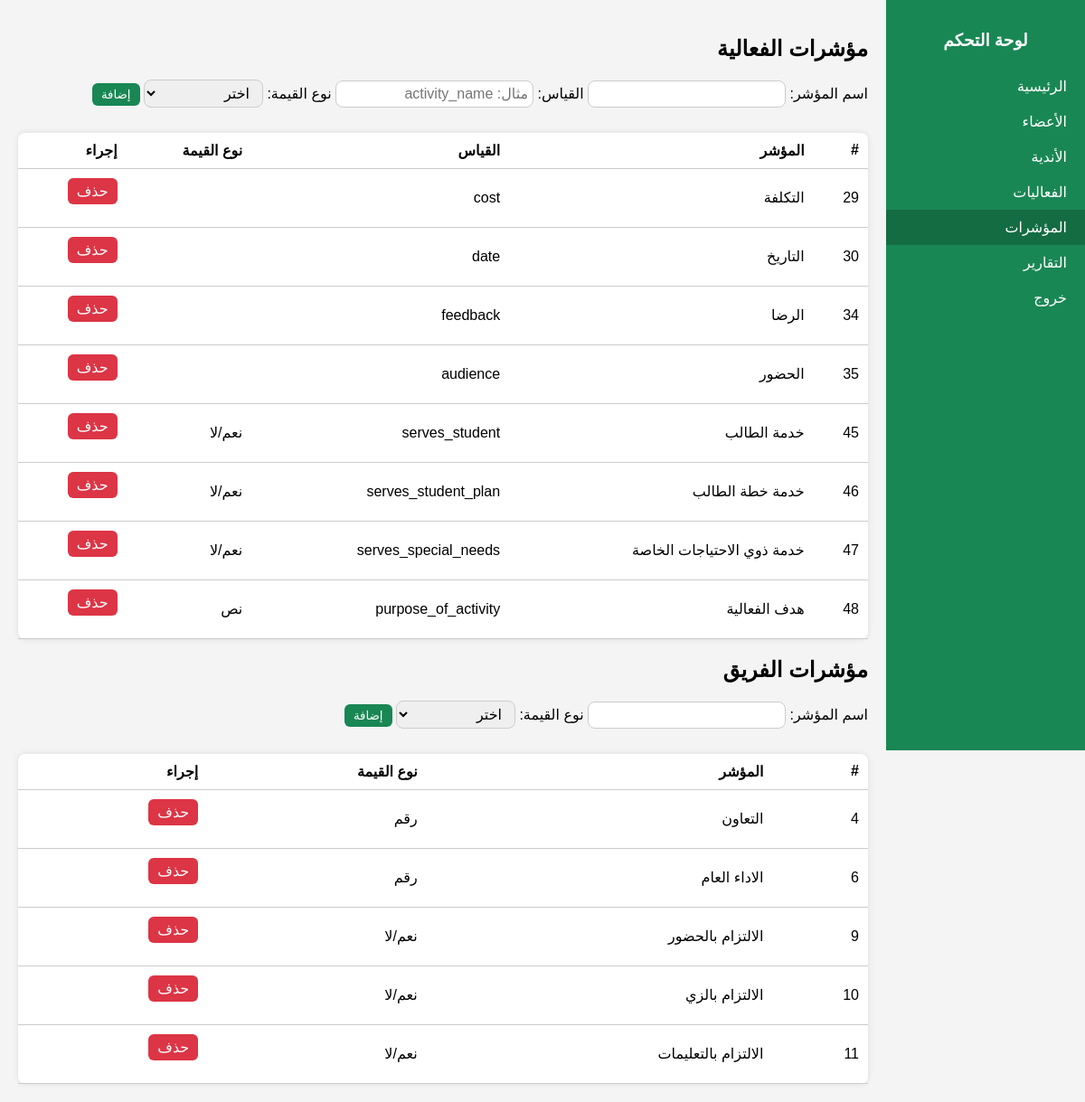
Screenshot of /admin/kpis.php with the database file from the repository.
### tables this page shows
CREATE TABLE `activity_kpi` (
  `kpi_id` int(11) NOT NULL,
  `kpi_name` varchar(100) DEFAULT NULL,
  `measurement` varchar(50) DEFAULT NULL,
  `activity_id` int(11) DEFAULT NULL,
  `note` varchar(255) DEFAULT NULL
);

CREATE TABLE `activity_team_kpi` (
  `team_kpi_id` int(11) NOT NULL,
  `kpi_name` varchar(100) DEFAULT NULL,
  `note` varchar(20) NOT NULL DEFAULT 'number'
);

### admin/kpis.php (the view, shortened to what this page needs)
<?php
require_once '../database/db.php';
$activityKpis = $pdo->query("SELECT kpi_id, kpi_name, measurement, note FROM activity_kpi WHERE activity_id IS NULL ORDER BY kpi_id")->fetchAll(PDO::FETCH_ASSOC);
$teamKpis = $pdo->query("SELECT team_kpi_id, kpi_name, note FROM activity_team_kpi ORDER BY team_kpi_id")->fetchAll(PDO::FETCH_ASSOC);
$noteLabels = [
  'number' => 'رقم',
  'percent' => 'نسبة مئوية %',
  'text' => 'نص',
  'boolean' => 'نعم/لا',
];
?>
<!DOCTYPE html>
<html lang="ar" dir="rtl">
<head>
  <link rel="stylesheet" href="../css/style.css">
</head>
<body>
  <div class="sidebar">
    <h3 class="sidebar-title">لوحة التحكم</h3>
    <a href="dashboard.php">الرئيسية</a>
    <a href="members.php">الأعضاء</a>
    <a href="clubs.php">الأندية</a>
    <a href="activities.php">الفعاليات</a>
    <a class="active" href="kpis.php">المؤشرات</a>
    <a href="reports.php">التقارير</a>
    <a href="logout.php" onclick="return confirm('هل أنت متأكد؟');">خروج</a>
  </div>
  <div class="main-content">
    <h2>مؤشرات الفعالية</h2>
    <form method="POST">
      <label>اسم المؤشر: <input type="text" name="name" required></label>
      <label>القياس:
        <input type="text" name="measurement" required placeholder="مثال: activity_name">
      </label>
      <label>نوع القيمة:
        <select name="note" required>
          <option value="">اختر</option>
        </select>
      </label>
      <button type="submit" class="btn">إضافة</button>
    </form>
    <table>
      <thead>
        <tr>
          <th>#</th>
          <th>المؤشر</th>
          <th>القياس</th>
          <th>نوع القيمة</th>
          <th>إجراء</th>
        </tr>
      </thead>
      <tbody>
        <?php if ($activityKpis):
          foreach ($activityKpis as $row): ?>
            <tr>
              <td><?= $row['kpi_id'] ?></td>
              <td><?= htmlspecialchars($row['kpi_name']) ?></td>
              <td><?= htmlspecialchars($row['measurement']) ?></td>
              <td><?= $noteLabels[$row['note']] ?? $row['note'] ?></td>
              <td>
                <a href="?delete_kpi=<?= $row['kpi_id'] ?>" class="btn danger"
                  onclick="return confirm('تأكيد حذف؟')">حذف</a>
              </td>
            </tr>
          <?php endforeach; else: ?>
          <tr>
            <td colspan="5">لا توجد مؤشرات.</td>
          </tr>
        <?php endif; ?>
      </tbody>
    </table>
    <h2>مؤشرات الفريق</h2>
    <form method="POST">
      <label>اسم المؤشر: <input type="text" name="name" required></label>
      <label>نوع القيمة:
        <select name="note" required>
          <option value="">اختر</option>
        </select>
      </label>
      <button type="submit" class="btn">إضافة</button>
    </form>
    <table>
      <thead>
        <tr>
          <th>#</th>
          <th>المؤشر</th>
          <th>نوع القيمة</th>
          <th>إجراء</th>
        </tr>
      </thead>
      <tbody>
        <?php if ($teamKpis):
          foreach ($teamKpis as $row): ?>
            <tr>
              <td><?= $row['team_kpi_id'] ?></td>
              <td><?= htmlspecialchars($row['kpi_name']) ?></td>
              <td><?= $noteLabels[$row['note']] ?? $row['note'] ?></td>
              <td>
                <a href="?tk_delete=<?= $row['team_kpi_id'] ?>" class="btn danger" onclick="return confirm('تأكيد حذف؟')">حذف</a>
              </td>
            </tr>
          <?php endforeach; else: ?>
          <tr>
            <td colspan="4">لا توجد مؤشرات للعرض.</td>
          </tr>
        <?php endif; ?>
      </tbody>
    </table>
  </div>
</body>
</html>

### css/style.css (style rules this page uses)
body { font-family: 'Cairo', sans-serif; margin: 0; background: #f4f4f4; direction: rtl; display: flex; }
.sidebar { width: 220px; background: #198754; min-height: 100vh; position: fixed; right: 0; top: 0; padding: 15px 0; color: white; }
.sidebar-title { text-align: center; margin-bottom: 20px; }
.sidebar a { display: block; padding: 10px 20px; color: white; text-decoration: none; transition: background 0.3s; }
.sidebar a:hover, .sidebar a.active { background: #146c43; }
.main-content { margin-right: 220px; padding: 20px; flex: 1; }
.activity-table, table { width: 100%; background: white; border-radius: 8px; padding: 15px; margin-top: 15px; box-shadow: 0 0 6px rgba(0,0,0,0.1); border-collapse: collapse; }
table th, table td { padding: 10px; border-bottom: 1px solid #ccc; text-align: right; }
.btn { display: inline-block; background: #198754; color: white; padding: 5px 10px; text-decoration: none; border-radius: 6px; margin-bottom: 15px; text-align: center; border: none; cursor: pointer; }
.btn.danger { background: #dc3545; }
select,textarea { padding: 5px 10px; font-size: 16px; border-radius: 8px; border: 1px solid #ccc; margin-bottom: 10px; }
input { padding: 5px; font-size: 16px; border-radius: 8px; border: 1px solid #ccc; }

### rows the page displays
activity_kpi: kpi_id "29", kpi_name "التكلفة", measurement "cost"
activity_kpi: kpi_id "30", kpi_name "التاريخ", measurement "date"
activity_kpi: kpi_id "34", kpi_name "الرضا", measurement "feedback"
activity_kpi: kpi_id "35", kpi_name "الحضور", measurement "audience"
activity_kpi: kpi_id "45", kpi_name "خدمة الطالب", measurement "serves_student", note "نعم/لا"
activity_kpi: kpi_id "46", kpi_name "خدمة خطة الطالب", measurement "serves_student_plan", note "نعم/لا"
activity_kpi: kpi_id "47", kpi_name "خدمة ذوي الاحتياجات الخاصة", measurement "serves_special_needs", note "نعم/لا"
activity_kpi: kpi_id "48", kpi_name "هدف الفعالية", measurement "purpose_of_activity", note "نص"
activity_team_kpi: team_kpi_id "4", kpi_name "التعاون", note "رقم"
activity_team_kpi: team_kpi_id "6", kpi_name "الاداء العام", note "رقم"
activity_team_kpi: team_kpi_id "9", kpi_name "الالتزام بالحضور", note "نعم/لا"
activity_team_kpi: team_kpi_id "10", kpi_name "الالتزام بالزي", note "نعم/لا"
activity_team_kpi: team_kpi_id "11", kpi_name "الالتزام بالتعليمات", note "نعم/لا"
